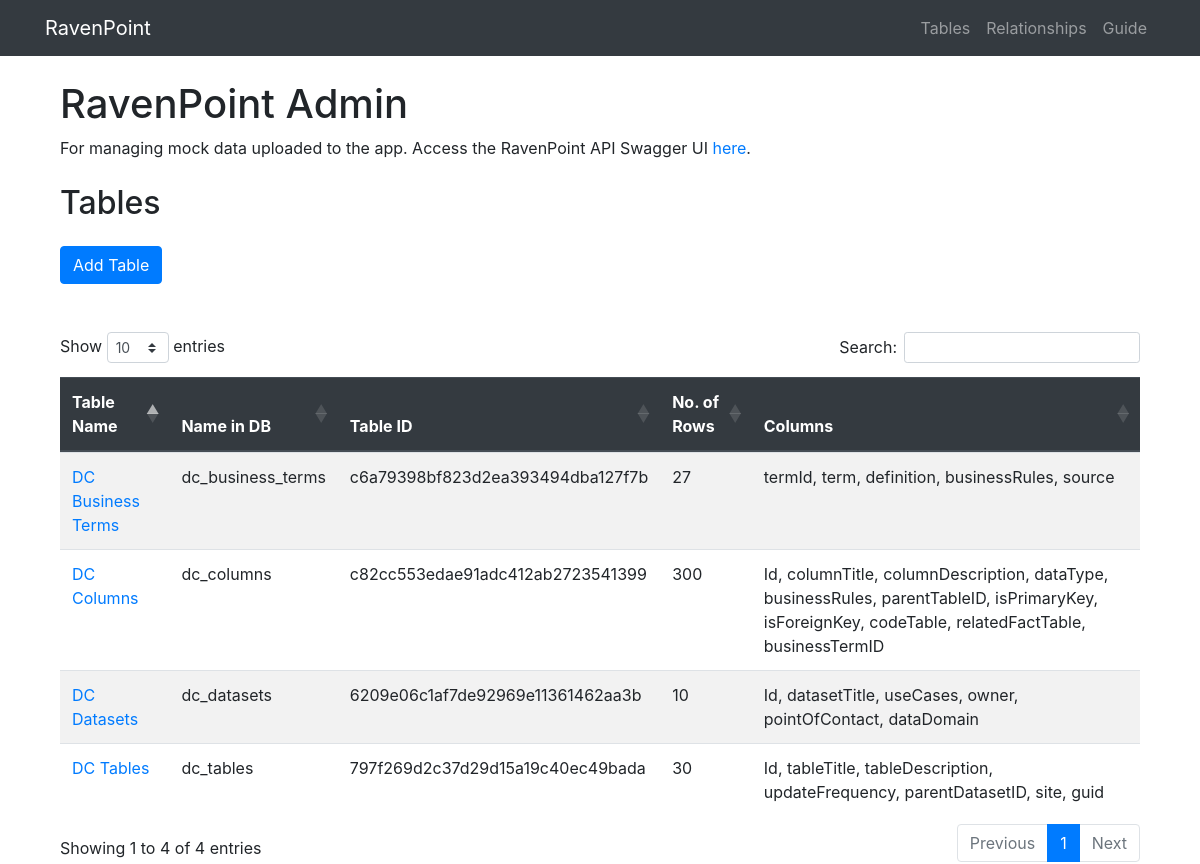
Before: / with the older database file.
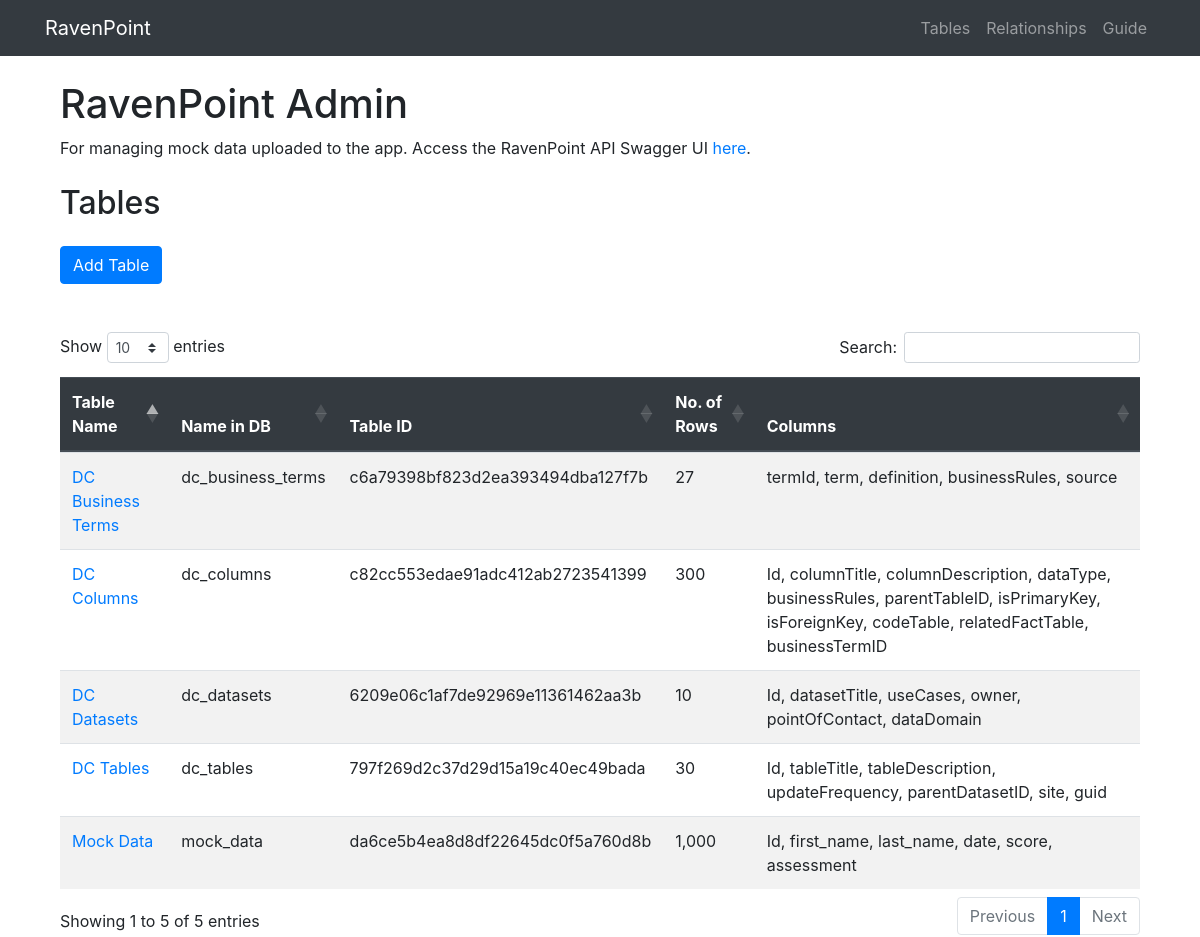
After: the same page with the newer database file.
### project/models.py (models this page shows, shortened)
class Table(db.Model):
  __tablename__ = 'tables'
  id = db.Column(db.String(128), primary_key=True)
  table_name = db.Column(db.String(256), unique=True, index=True)
  table_db_name = db.Column(db.String(256))

### project/admin/views.py (the view, shortened to what this page needs)
@admin.route('/', methods=['GET', 'POST'])
def index():
    form = UploadData()
    with sqlite3.connect(conn_string) as conn:
        all_tables = get_all_table_names(conn)
        table_metadata = get_all_table_metadata(conn, all_tables)
    return render_template('index.html', form=form, tables=table_metadata.to_dict('records'))

### project/admin/forms.py
class UploadData(FlaskForm):
    csv_file = FileField('Data (CSV file)', [FileAllowed(['csv'], 'CSV files only.')])
    table_name = StringField('Table Name', [DataRequired()])
    submit = SubmitField('Submit')

### project/utils.py (called while the page is built)
def get_all_table_names(conn):
  df = pd.read_sql(
    'SELECT * from tables',
    conn
  )
  return df

def get_all_table_metadata(conn, tables):
  nrows = []
  all_columns = []
  for table_name in tables.table_db_name:
      cursor = conn.execute(f"SELECT * FROM {table_name}")
      columns = ', '.join(list(map(lambda x: x[0], cursor.description)))
      all_columns.append(columns)
      cursor = conn.execute(f"SELECT COUNT(*) FROM {table_name}")
      table_nrows = cursor.fetchone()[0]
      nrows.append(table_nrows)
  output = tables.copy()
  output['nrows'] = nrows
  output['columns'] = all_columns
  return output

### project/admin/templates/index.html (shortened to what this page needs)
{% extends 'base.html' %}
{% block content %}
<div class="container mt-4">
  <h1>RavenPoint Admin</h1>
  <p>
    For managing mock data uploaded to the app.
    Access the RavenPoint API Swagger UI
    <a href="http://127.0.0.1:5000/ravenpoint/doc" target="_blank">here</a>.
  </p>
</div>
<div class="container mt-4">
  <h2>Tables</h2>
  <button type="button" class="btn btn-primary mt-3" data-toggle="modal" data-target="#addTableModal">
    Add Table
  </button>
</div>
<div class="container mt-5">
  <table class="table table-striped" id="all-tables">
    <thead class="thead-dark">
      <tr>
        <th scope="col">Table Name</th>
        <th scope="col">Name in DB</th>
        <th scope="col">Table ID</th>
        <th scope="col">No. of Rows</th>
        <th scope="col">Columns</th>
      </tr>
    </thead>
    <tbody>
      {% for table in tables %}
      <tr>
        <td>
          <a href="{{ url_for('admin.table_view', id=table.id) }}">
            {{ table.table_name }}
          </a>
        </td>
        <td>{{ table.table_db_name }}</td>
        <td>{{ table.id }}</td>
        <td>{{ "{:,}".format(table.nrows) }}</td>
        <td>{{ table.columns }}</td>
      </tr>
      {% endfor %}
    </tbody>
  </table>
</div>
{% endblock %}

### project/templates/base.html (shortened to what this page needs)
<!DOCTYPE html>
 <html class="no-js">
    <head>
        <link rel="stylesheet" href="https://cdn.jsdelivr.net/npm/bootstrap@4.6.1/dist/css/bootstrap.min.css">
        <link rel="stylesheet" href="https://cdn.datatables.net/1.10.20/css/dataTables.bootstrap4.min.css">
        <link rel="stylesheet" href="{{ url_for('static', filename='css/custom.css') }}">
    </head>
    <body>
        <nav class="navbar navbar-expand-lg navbar-dark bg-dark">
            <div class="container">
                <a class="navbar-brand" href="{{ url_for('admin.index') }}">
                    RavenPoint
                </a>
                <div class="collapse navbar-collapse" id="navbarSupportedContent">
                    <ul class="navbar-nav ml-auto">
                      <li class="nav-item">
                          <a class="nav-link" href="{{ url_for('admin.index') }}">Tables</a>
                      </li>
                      <li class="nav-item">
                          <a class="nav-link" href="{{ url_for('admin.relationships') }}">Relationships</a>
                      </li>
                      <li class="nav-item">
                          <a class="nav-link" href="{{ url_for('admin.guide') }}">Guide</a>
                      </li>
                    </ul>
                </div>
            </div>
        </nav>
        <div class="container">
            {% block content %}{% endblock %}
        </div>
    </body>
</html>

### project/static/css/custom.css (style rules this page uses)
th, td { white-space: no-wrap; }

Changed rows visible on the page:
added Table: table_name "Mock Data", table_db_name "mock_data", id "da6ce5b4ea8d8df22645dc0f5a760d8b", nrows "1,000", columns "Id, first_name, last_name, date, score, assessment"
Other visible differences:
text written by a page script: "Show entries Search: Showing 1 to 4 of 4 entries Previous 1 Next" → "Show entries Search: Showing 1 to 5 of 5 entries Previous 1 Next"
